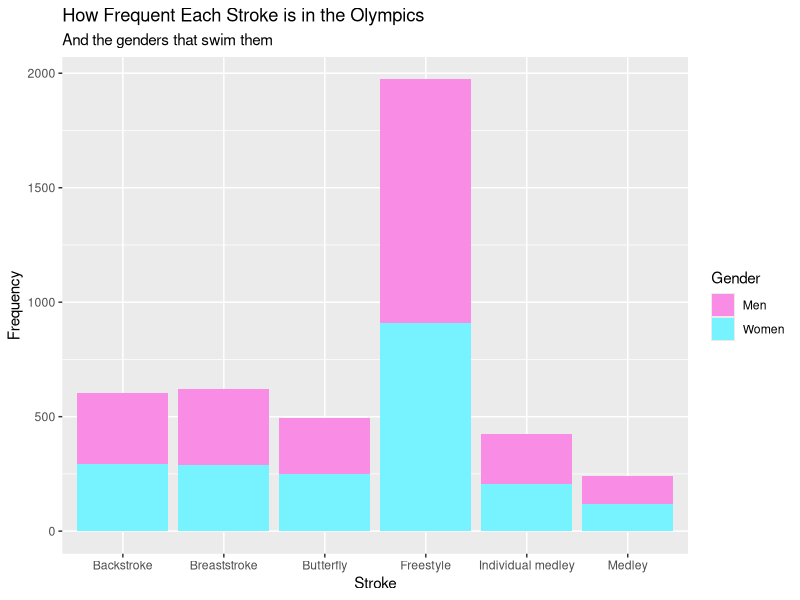

R code for this plot:
## ---- chunk 1
library(tidyverse)
library(broom)
## ---- chunk 2
data <- read.csv("Olympic_Swimming_Results_1912to2020.csv")
## ---- chunk 3
data %>%
  glimpse()
## ---- chunk 4
#didWin variable created here so it is easier to single out the events. there are multiple swimmers in each event but only one can win, so singling out the winners gives us just one entry for each event
data <- data %>%
  mutate(didWin = if_else(Rank == 1, "yes", "no"))


## ---- chunk 5
data %>%
  ggplot(aes(x = Stroke, fill = Gender)) +
  geom_bar() +
  scale_fill_manual(values = c("#F98CE5","#77F3FF")) +
  labs(x = "Stroke", 
       y = "Frequency", 
       title = "How Frequent Each Stroke is in the Olympics", 
       subtitle = "And the genders that swim them")
## ---- chunk 6




## ---- chunk 7
data %>%
  filter(didWin == "yes") %>%
  group_by(Team) %>%
  count(didWin) %>%
  select(Team, n) %>%
  summarise(Wins = n) %>%
  arrange(desc(Wins)) %>%
  slice(1, 2, 3, 4, 5)
## ---- chunk 8
data %>%
  filter(didWin == "yes", Year == "2020") %>%
  count()

data %>%
  filter(didWin == "yes", Year == "1964")

data %>%
  count(didWin)

data %>%
  filter(didWin == "yes") %>%
  group_by(Team) %>%
  count(didWin) %>%
  select(Team, n) %>%
  summarise(Wins = n) %>%
  arrange(desc(Wins))
## ---- chunk 9
data <- data %>%
  mutate(didWin = if_else(Rank == 1, "yes", "no"))
## ---- chunk 10
data %>%
  filter(Location == "Tokyo", didWin == "yes", Relay. == 0) %>%
  select(Athlete, Results, Location, Year)

## ---- chunk 11
data %>%
  count(didWin)

data %>%
  filter(Relay. == 0, Stroke != "Medley") %>%
  select(Team, Stroke, Distance..in.meters., didWin)
  
